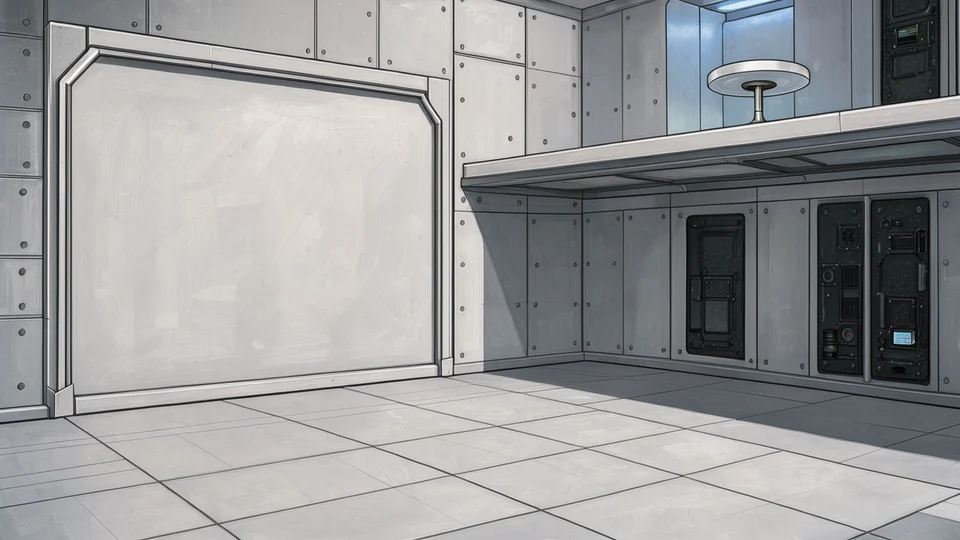
#> input picture assets/pointclick/s2/d_test28b.webp, 960 x 540 px
$ python bg_pixelize.py ../../../assets/pointclick/s2/d_test28b.webp ../../../assets/pointclick/s2/d_flat26.webp 5
#> lines starting #> are read from the running program, lines starting #| are printed output that depends on the picture
#!/usr/bin/env python3 -I
"""Décor FLUX 1280x720 -> 480x270, palette indexée. Usage : bg_pixelize.py entrée.png sortie.png [couleurs]"""
import sys
from PIL import Image, ImageEnhance
src, dst = sys.argv[1], sys.argv[2]; n = int(sys.argv[3]) if len(sys.argv) > 3 else 64
im = Image.open(src).convert('RGB').resize((480, 270), Image.LANCZOS)
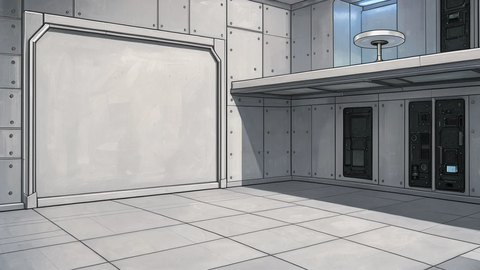
#> im: PIL image 480x270 RGB; mean R, G, B 154.4, 154.9, 155.4
im = ImageEnhance.Color(im).enhance(1.12); im = ImageEnhance.Contrast(im).enhance(1.05)
q = im.quantize(colors=n, method=Image.Quantize.MEDIANCUT, dither=Image.Dither.FLOYDSTEINBERG)
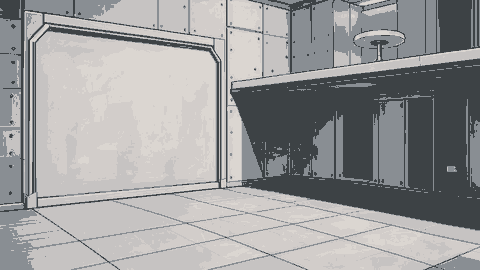
#> q: PIL image 480x270 P; mean R, G, B 156, 156, 156.4
q.save(dst, optimize=True)
